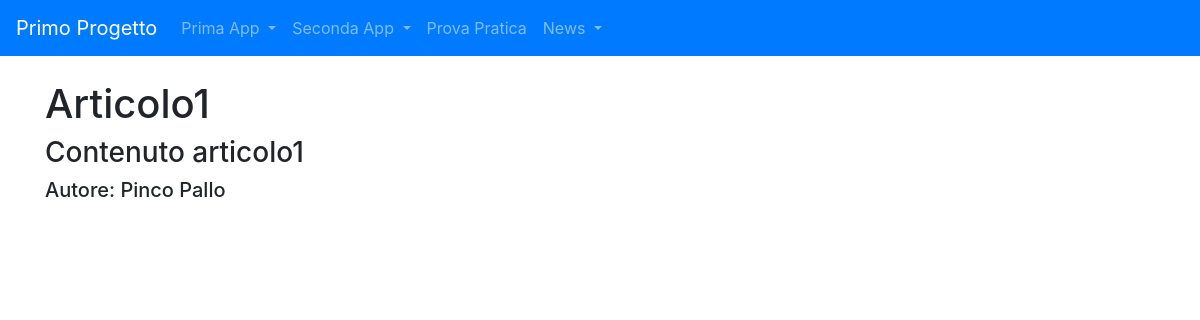
Before: /news/articoli/1 with the older database file.
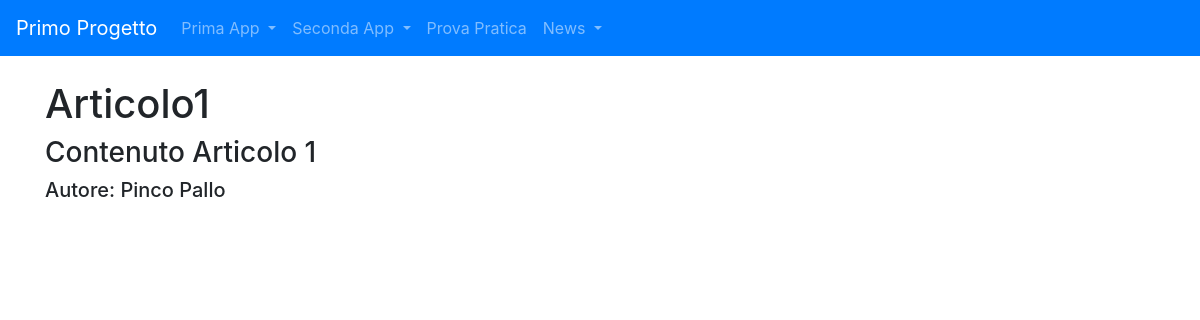
After: the same page with the newer database file.
### news/models.py (models this page shows, shortened)
class Articolo (models.Model):
    titolo = models.CharField(max_length=100)
    contenuto = models.TextField()
    giornalista = models.ForeignKey(Giornalista, on_delete=models.CASCADE, related_name="articoli")
    data = models.DateField(auto_now=True, blank=True)
    visualizzazioni = models.IntegerField(default=0, blank=True)
    class Meta:
        verbose_name = "Articolo"
        verbose_name_plural = "Articoli"

class Giornalista (models.Model):
    nome = models.CharField (max_length=20)
    cognome = models.CharField(max_length=20)
    anno_di_nascita = models.DateField(blank=True)
    def __str__(self):
        return self.nome +" "+ self.cognome
    class Meta:
        verbose_name = "Giornalista"
        verbose_name_plural = "Giornalisti"

### news/views.py (the view)
# urls.py: path("/articoli/<int:pk>", articoloDetailView, name="articolo_detail"),
def articoloDetailView(request, pk):
    articolo = get_object_or_404(Articolo, pk=pk)
    context = {"articolo": articolo}
    return render (request, "news/articolo_detail.html", context)

### news/templates/news/articolo_detail.html (shortened to what this page needs)
{% extends 'base.html' %}
    {% block content %}
        <h1>{{ articolo.titolo }}</h1>
        <h3>{{ articolo.contenuto }}</h3>
        <h5>Autore: {{ articolo.giornalista }}</h5>
    {% endblock content %}

Changed rows visible on the page:
changed Articolo "Articolo1": contenuto "Contenuto articolo1" → "Contenuto Articolo 1"
